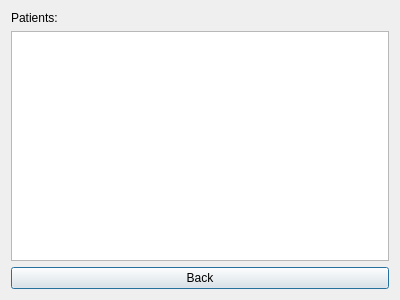
<?xml version="1.0" encoding="UTF-8"?>
<ui version="4.0">
 <class>MainDoctorPatients</class>
 <widget class="QDialog" name="MainDoctorPatients">
  <property name="geometry">
   <rect>
    <x>0</x>
    <y>0</y>
    <width>400</width>
    <height>300</height>
   </rect>
  </property>
  <property name="windowTitle">
   <string>Dialog</string>
  </property>
  <layout class="QGridLayout" name="gridLayout">
   <item row="0" column="0">
    <widget class="QLabel" name="label">
     <property name="text">
      <string>Patients:</string>
     </property>
    </widget>
   </item>
   <item row="2" column="0">
    <widget class="QPushButton" name="pushButton_back">
     <property name="text">
      <string>Back</string>
     </property>
    </widget>
   </item>
   <item row="1" column="0">
    <widget class="QTableView" name="tableView"/>
   </item>
  </layout>
 </widget>
 <resources/>
 <connections/>
</ui>
